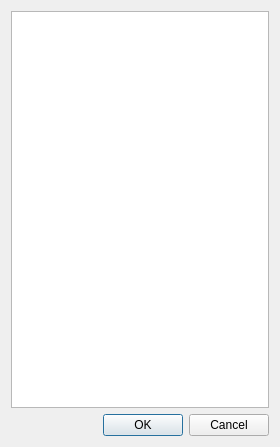
<?xml version="1.0" encoding="UTF-8"?>
<ui version="4.0">
 <class>RunListDialog</class>
 <widget class="QDialog" name="RunListDialog">
  <property name="geometry">
   <rect>
    <x>0</x>
    <y>0</y>
    <width>280</width>
    <height>447</height>
   </rect>
  </property>
  <property name="windowTitle">
   <string>run list</string>
  </property>
  <property name="modal">
   <bool>true</bool>
  </property>
  <layout class="QVBoxLayout" name="verticalLayout">
   <item>
    <widget class="QListWidget" name="listWidget"/>
   </item>
   <item>
    <widget class="QDialogButtonBox" name="buttonBox">
     <property name="orientation">
      <enum>Qt::Horizontal</enum>
     </property>
     <property name="standardButtons">
      <set>QDialogButtonBox::Cancel|QDialogButtonBox::Ok</set>
     </property>
    </widget>
   </item>
  </layout>
 </widget>
 <resources/>
 <connections>
  <connection>
   <sender>buttonBox</sender>
   <signal>accepted()</signal>
   <receiver>RunListDialog</receiver>
   <slot>accept()</slot>
   <hints>
    <hint type="sourcelabel">
     <x>248</x>
     <y>254</y>
    </hint>
    <hint type="destinationlabel">
     <x>157</x>
     <y>274</y>
    </hint>
   </hints>
  </connection>
  <connection>
   <sender>buttonBox</sender>
   <signal>rejected()</signal>
   <receiver>RunListDialog</receiver>
   <slot>reject()</slot>
   <hints>
    <hint type="sourcelabel">
     <x>316</x>
     <y>260</y>
    </hint>
    <hint type="destinationlabel">
     <x>286</x>
     <y>274</y>
    </hint>
   </hints>
  </connection>
 </connections>
</ui>
